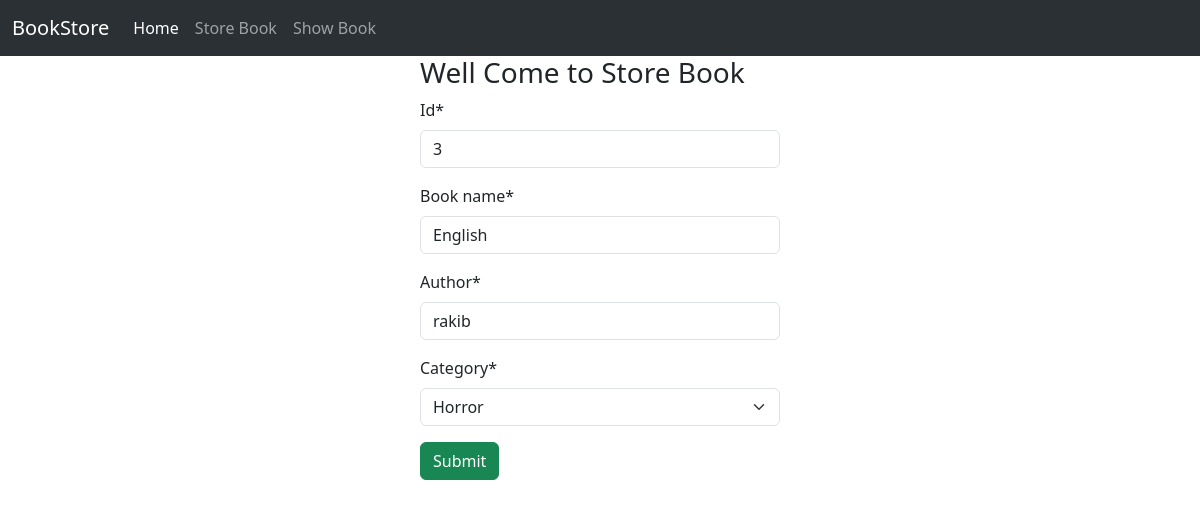
/edit_book/3, run on the app's committed database.
### book/models.py (models this page shows)
class BookStoreModel(models.Model):
    CATEGORY = (
        ('Mystery','Mystery'),
        ('Thriller','Thriller'),
        ('Sci-Fi', 'Sci-Fi'),
        ('Horror', 'Horror'),
    )
    id = models.IntegerField(primary_key=True)
    book_name = models.CharField(max_length=30)
    author = models.CharField(max_length=30)
    category = models.CharField(max_length=30, choices=CATEGORY)
    first_pub = models.DateTimeField(auto_now_add=True)
    last_pub = models.DateTimeField(auto_now=True)

### book/views.py (the view)
# urls.py: path('edit_book/<int:pk>',views.BookUpdateView.as_view(),name='edit_book'),
class BookUpdateView(UpdateView):
    model = BookStoreModel
    template_name = 'store_book.html'
    form_class = bookStoreForm
    success_url = reverse_lazy('showbook')

### book/forms.py
class bookStoreForm(forms.ModelForm):
  class Meta :
      model=BookStoreModel
      exclude =['first_pub','last_pub']

### book/templates/store_book.html (shortened to what this page needs)
{% extends "base.html" %}
{% load crispy_forms_tags %}
{% block content %}
<div style='width:30%;margin: auto'>
    <h3>Well Come to  Store Book</h3>
    <form method='post'>
        {{form|crispy}}
        <button class='btn btn-success' type='submit'>Submit</button>
    </form>
</div>
{% endblock %}

### data on the page
BookStoreModel: id "3", book_name "English", author "rakib", category "Horror"
